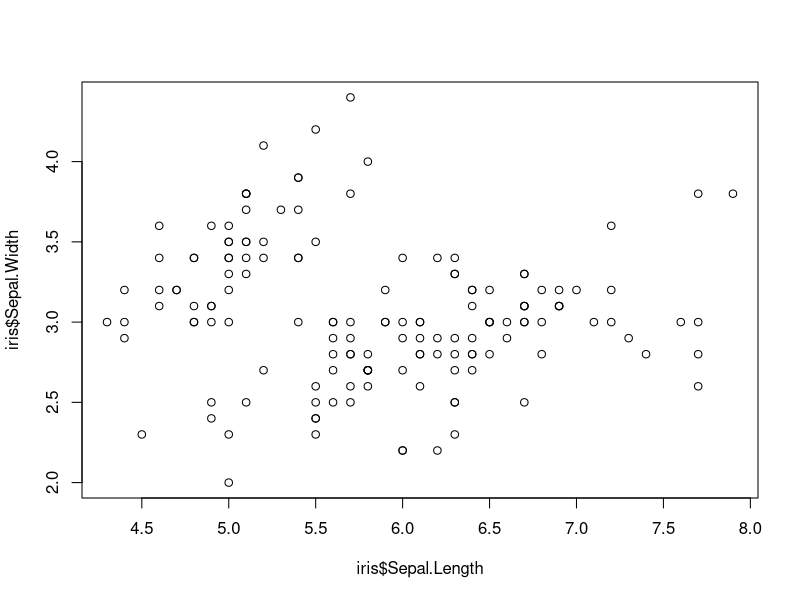
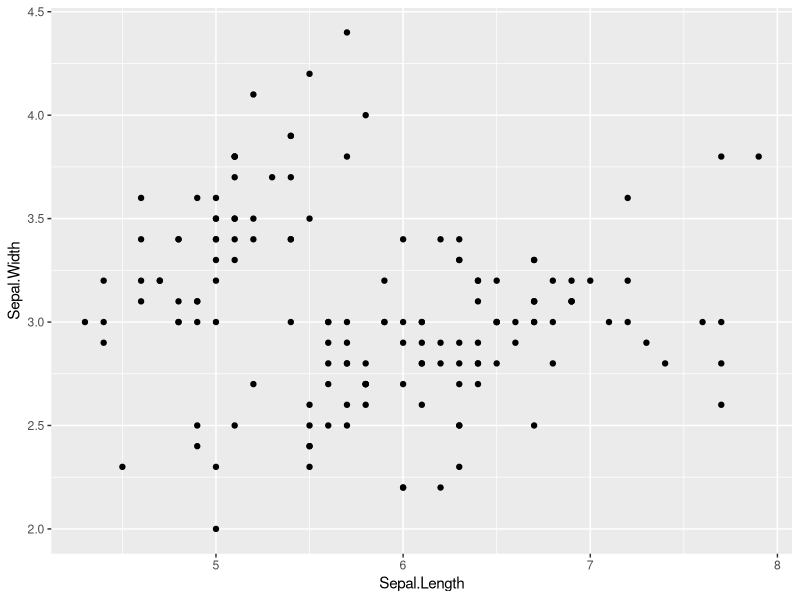
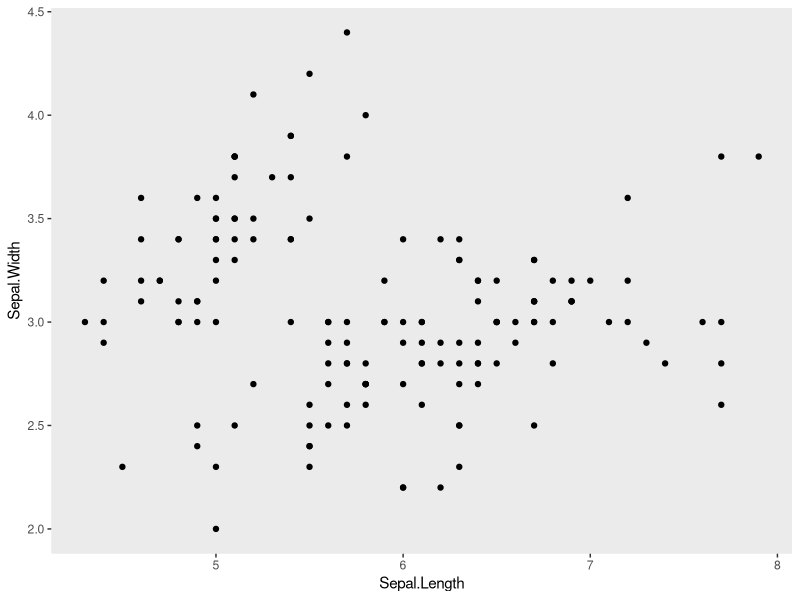

Generate these figures, in order, with R:
#use built in iris dataset
#take a look at it 
head(iris)
#load in some tidyverse packages

#install.packages(c("dplyr"))
#install.packages(c("ggplot2"))

library(dplyr)
library(ggplot2)

#####################################
##### Part 1: for loops         #####
#####################################

#Using only data for iris versicolor
#write a for loop
#that produces a regression table
#for each of the following relationships
#1. iris  sepal length x width
#2. iris  petal length x width
#3. iris sepal length x petal length

# hint: consider using a list, and also new vectors for regression variables
# confermed with 

versicolor <- iris[iris$Species == "versicolor", ]
firstCond <- list(versicolor$Sepal.Length, versicolor$Petal.Length, versicolor$Sepal.Length)
secondCond <- list(versicolor$Petal.Width, versicolor$Petal.Width, versicolor$Petal.Length)
regressionList <- list()

for(i in 1:3){
  regressionList[i] <- lm(unlist(firstCond[i]) ~ unlist(secondCond[i]))
}

regressionList


#####################################
##### Part 2: data in dplyr     #####
#####################################

#use dplyr to join data of maximum height
#to a new iris data frame
height <- data.frame(Species = c("virginica","setosa","versicolor"),
                     Max.Height.cm = c(60,100,11.8))

iris_join <- full_join(
  height,
  iris
)

iris_join


#####################################
##### Part 3: plots in ggplot2  #####
#####################################

#look at base R scatter plot
plot(iris$Sepal.Length,iris$Sepal.Width)

#3a. now make the same plot in ggplot

ggplot(iris, aes(Sepal.Length, Sepal.Width)) + geom_point() 

#3b. make a scatter plot with ggplot and get rid of  busy grid lines

ggplot(iris, aes(Sepal.Length, Sepal.Width)) + geom_point() + theme(panel.grid.major.x = element_blank()) + theme(panel.grid.major.y = element_blank()) + theme(panel.grid.minor.x = element_blank()) + theme(panel.grid.minor.y = element_blank()) 
 

#3c. make a scatter plot with ggplot, remove grid lines, add a title and axis labels, 
#    show species by color, and make the point size proportional to petal length

#####################################
##### Question: how did         #####
##### arguments differ between  #####
##### plot and ggplot?          #####
#####################################	